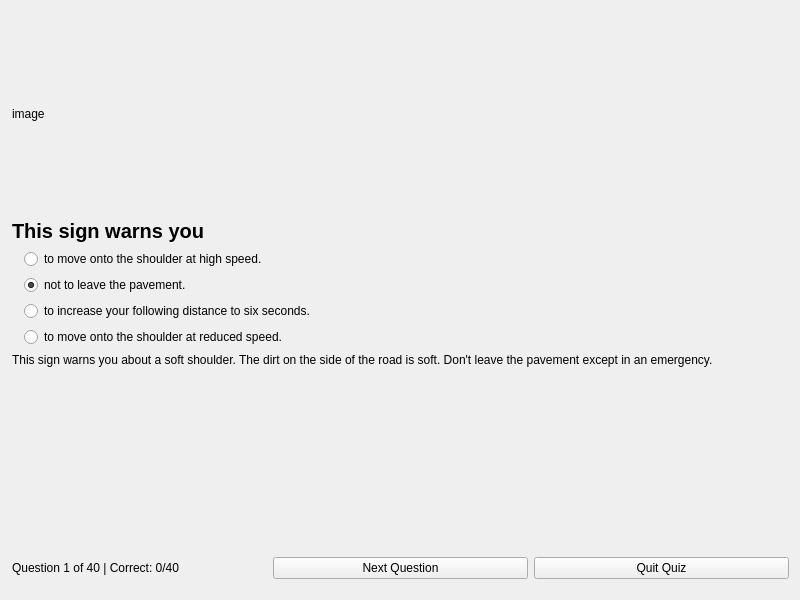
<?xml version="1.0" encoding="UTF-8"?>
<ui version="4.0">
 <class>main_window</class>
 <widget class="QMainWindow" name="main_window">
  <property name="geometry">
   <rect>
    <x>0</x>
    <y>0</y>
    <width>800</width>
    <height>600</height>
   </rect>
  </property>
  <property name="windowTitle">
   <string>DMV Driver's Test</string>
  </property>
  <widget class="QWidget" name="central_widget">
   <widget class="QWidget" name="">
    <property name="geometry">
     <rect>
      <x>0</x>
      <y>2</y>
      <width>801</width>
      <height>601</height>
     </rect>
    </property>
    <layout class="QGridLayout" name="grid_layout_main">
     <property name="leftMargin">
      <number>12</number>
     </property>
     <property name="topMargin">
      <number>12</number>
     </property>
     <property name="rightMargin">
      <number>12</number>
     </property>
     <property name="bottomMargin">
      <number>24</number>
     </property>
     <item row="0" column="0">
      <widget class="QLabel" name="label_image">
       <property name="sizePolicy">
        <sizepolicy hsizetype="Preferred" vsizetype="Expanding">
         <horstretch>0</horstretch>
         <verstretch>0</verstretch>
        </sizepolicy>
       </property>
       <property name="text">
        <string>image</string>
       </property>
      </widget>
     </item>
     <item row="2" column="0">
      <layout class="QFormLayout" name="form_layout_answers">
       <property name="sizeConstraint">
        <enum>QLayout::SetFixedSize</enum>
       </property>
       <property name="leftMargin">
        <number>12</number>
       </property>
       <item row="0" column="0">
        <widget class="QRadioButton" name="radio_button_1">
         <property name="enabled">
          <bool>true</bool>
         </property>
         <property name="sizePolicy">
          <sizepolicy hsizetype="Minimum" vsizetype="Fixed">
           <horstretch>0</horstretch>
           <verstretch>0</verstretch>
          </sizepolicy>
         </property>
         <property name="text">
          <string>to move onto the shoulder at high speed.</string>
         </property>
        </widget>
       </item>
       <item row="1" column="0">
        <widget class="QRadioButton" name="radio_button_2">
         <property name="enabled">
          <bool>true</bool>
         </property>
         <property name="sizePolicy">
          <sizepolicy hsizetype="Minimum" vsizetype="Fixed">
           <horstretch>0</horstretch>
           <verstretch>0</verstretch>
          </sizepolicy>
         </property>
         <property name="text">
          <string>not to leave the pavement.</string>
         </property>
         <property name="checked">
          <bool>true</bool>
         </property>
        </widget>
       </item>
       <item row="3" column="0">
        <widget class="QRadioButton" name="radio_button_4">
         <property name="enabled">
          <bool>true</bool>
         </property>
         <property name="sizePolicy">
          <sizepolicy hsizetype="Minimum" vsizetype="Fixed">
           <horstretch>0</horstretch>
           <verstretch>0</verstretch>
          </sizepolicy>
         </property>
         <property name="text">
          <string>to move onto the shoulder at reduced speed.</string>
         </property>
        </widget>
       </item>
       <item row="2" column="0">
        <widget class="QRadioButton" name="radio_button_3">
         <property name="enabled">
          <bool>true</bool>
         </property>
         <property name="sizePolicy">
          <sizepolicy hsizetype="Minimum" vsizetype="Fixed">
           <horstretch>0</horstretch>
           <verstretch>0</verstretch>
          </sizepolicy>
         </property>
         <property name="text">
          <string>to increase your following distance to six seconds.</string>
         </property>
        </widget>
       </item>
      </layout>
     </item>
     <item row="4" column="0">
      <layout class="QGridLayout" name="grid_layout_footer">
       <property name="sizeConstraint">
        <enum>QLayout::SetFixedSize</enum>
       </property>
       <item row="0" column="2">
        <widget class="QPushButton" name="push_button_next">
         <property name="text">
          <string>Next Question</string>
         </property>
        </widget>
       </item>
       <item row="0" column="3">
        <widget class="QPushButton" name="push_button_quit">
         <property name="text">
          <string>Quit Quiz</string>
         </property>
        </widget>
       </item>
       <item row="0" column="0">
        <widget class="QLabel" name="label_info">
         <property name="sizePolicy">
          <sizepolicy hsizetype="Preferred" vsizetype="Fixed">
           <horstretch>0</horstretch>
           <verstretch>0</verstretch>
          </sizepolicy>
         </property>
         <property name="text">
          <string>Question 1 of 40 | Correct: 0/40</string>
         </property>
        </widget>
       </item>
      </layout>
     </item>
     <item row="1" column="0">
      <widget class="QLabel" name="label_text">
       <property name="sizePolicy">
        <sizepolicy hsizetype="Preferred" vsizetype="Fixed">
         <horstretch>0</horstretch>
         <verstretch>0</verstretch>
        </sizepolicy>
       </property>
       <property name="styleSheet">
        <string notr="true">font-size:20px;font-weight:600;</string>
       </property>
       <property name="text">
        <string>This sign warns you</string>
       </property>
       <property name="alignment">
        <set>Qt::AlignLeading|Qt::AlignLeft|Qt::AlignTop</set>
       </property>
       <property name="wordWrap">
        <bool>true</bool>
       </property>
      </widget>
     </item>
     <item row="3" column="0">
      <widget class="QLabel" name="label_detail">
       <property name="sizePolicy">
        <sizepolicy hsizetype="Preferred" vsizetype="Expanding">
         <horstretch>0</horstretch>
         <verstretch>0</verstretch>
        </sizepolicy>
       </property>
       <property name="text">
        <string>This sign warns you about a soft shoulder. The dirt on the side of the road is soft. Don't leave the pavement except in an emergency.</string>
       </property>
       <property name="alignment">
        <set>Qt::AlignLeading|Qt::AlignLeft|Qt::AlignTop</set>
       </property>
       <property name="wordWrap">
        <bool>true</bool>
       </property>
      </widget>
     </item>
    </layout>
   </widget>
  </widget>
 </widget>
 <resources/>
 <connections/>
</ui>
